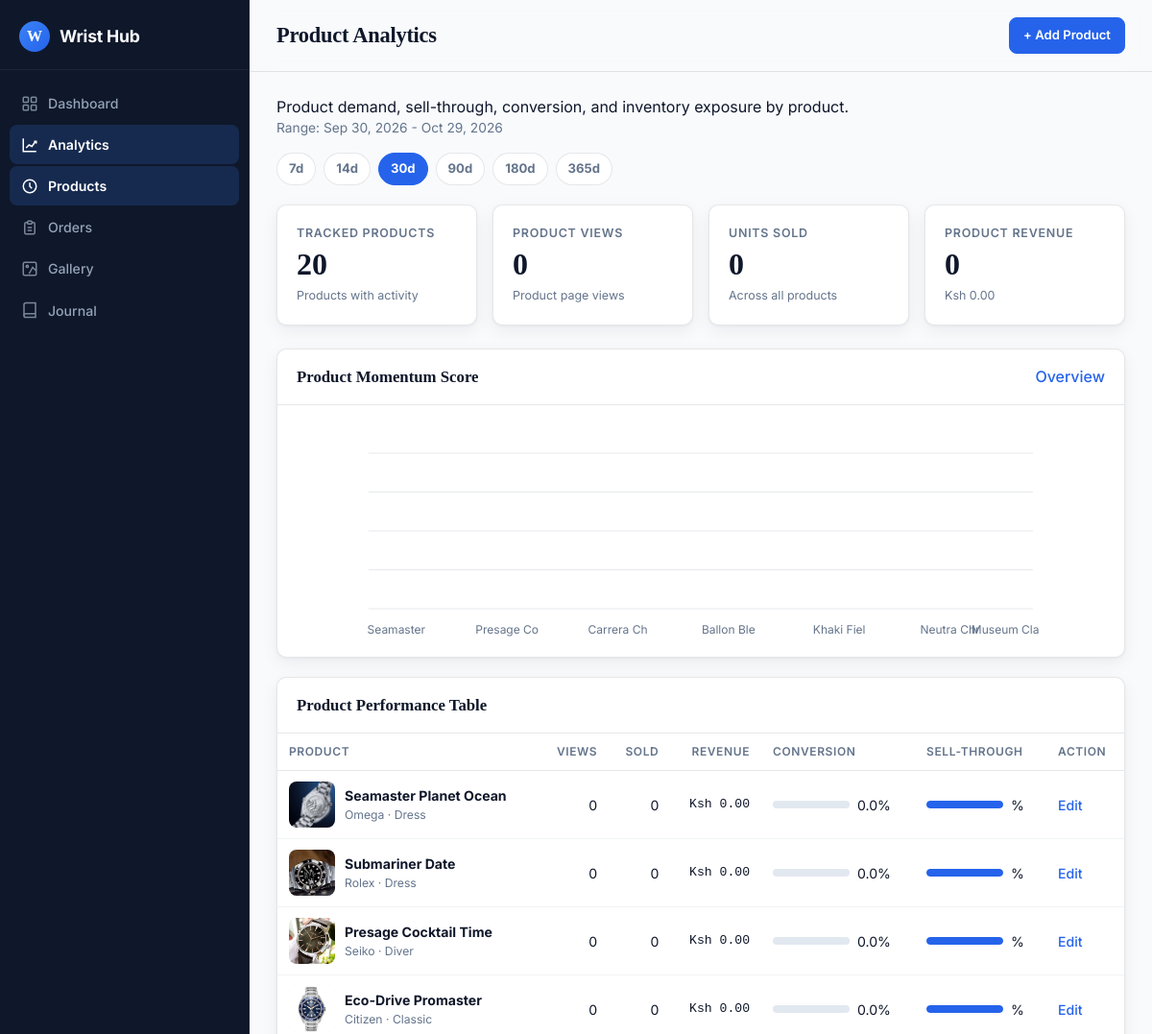
Page /panel/analytics/products/ (upper part) on the earlier database version.
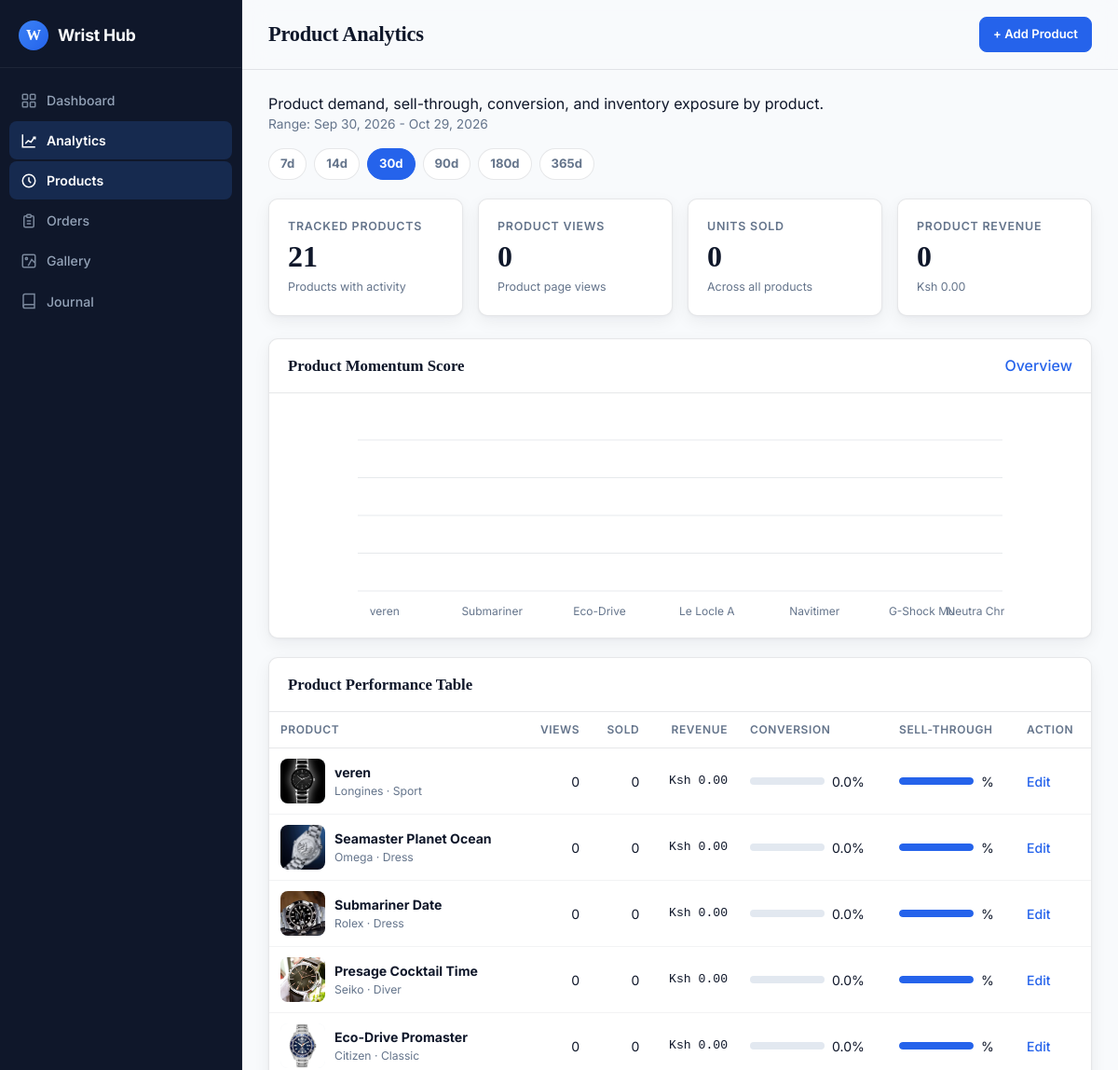
Same page on the later database version.
### wshop/models.py (models this page shows, shortened)
class Watch(models.Model):
    MODEL_CHOICES = [
        ("classic", "Classic"),
        ("sport", "Sport"),
        ("luxury", "Luxury"),
        ("dress", "Dress"),
        ("diver", "Diver"),
        ("chronograph", "Chronograph"),
        ("vandross", "Vandross"),
    ]
    GENDER_CHOICES = [
        ("men", "Men"),
        ("women", "Women"),
        ("unisex", "Unisex"),
    ]
    MOVEMENT_CHOICES = [
        ("automatic", "Automatic"),
        ("quartz", "Quartz"),
        ("mechanical", "Mechanical"),
        ("solar", "Solar"),
        ("smart", "Smart"),
    ]
    STRAP_CHOICES = [
        ("leather", "Leather"),
        ("metal", "Metal"),
        ("rubber", "Rubber"),
        ("fabric", "Fabric"),
        ("ceramic", "Ceramic"),
    ]
    STRAP_COLOR_CHOICES = [
        ("silver", "Silver"),
        ("gold", "Gold"),
        ("rose_gold", "Rose Gold"),
        ("black", "Black"),
        ("brown", "Brown"),
        ("blue", "Blue"),
        ("white", "White"),
    ]
    name = models.CharField(max_length=160)
    slug = models.SlugField(max_length=180, unique=True)
    brand = models.ForeignKey(Brand, on_delete=models.PROTECT, related_name="watches")
    category = models.ForeignKey(
        Category,
        on_delete=models.PROTECT,
        related_name="watches",
    )
    model = models.CharField(max_length=30, choices=MODEL_CHOICES, default="classic")
    gender = models.CharField(max_length=10, choices=GENDER_CHOICES, default="unisex")
    movement = models.CharField(max_length=20, choices=MOVEMENT_CHOICES)
    strap_material = models.CharField(max_length=20, choices=STRAP_CHOICES)
    strap_color = models.CharField(
        max_length=20,
        choices=STRAP_COLOR_CHOICES,
        default="silver",
    )
    case_size_mm = models.PositiveSmallIntegerField()
    water_resistance_m = models.PositiveSmallIntegerField(default=0)
    price = models.DecimalField(
        max_digits=10,
        decimal_places=2,
        validators=[MinValueValidator(0)],
    )
    discount_price = models.DecimalField(
        max_digits=10,
        decimal_places=2,
        validators=[MinValueValidator(0)],
        blank=True,
        null=True,
    )
    sku = models.CharField(max_length=60, unique=True)
    featured = models.BooleanField(default=False)
    is_active = models.BooleanField(default=True)
    created_at = models.DateTimeField(auto_now_add=True)
    updated_at = models.DateTimeField(auto_now=True)
    class Meta:
        ordering = ["-created_at"]

class WatchImage(models.Model):
    watch = models.ForeignKey(Watch, on_delete=models.CASCADE, related_name="images")
    image = models.ImageField(upload_to="watches/")
    color = models.CharField(max_length=50, blank=True, default="", help_text="Colour or finish shown in this image, e.g. Black or Rose Gold.")
    alt_text = models.CharField(max_length=160, blank=True)
    is_main = models.BooleanField(default=False)
    is_primary = models.BooleanField(default=False)
    created_at = models.DateTimeField(auto_now_add=True)
    class Meta:
        ordering = ["-is_primary", "-is_main", "created_at"]

class Brand(models.Model):
    name = models.CharField(max_length=100, unique=True)
    slug = models.SlugField(max_length=120, unique=True)
    is_active = models.BooleanField(default=True)
    created_at = models.DateTimeField(auto_now_add=True)
    class Meta:
        ordering = ["name"]

class Category(models.Model):
    name = models.CharField(max_length=100, unique=True)
    slug = models.SlugField(max_length=120, unique=True)
    image = models.ImageField(upload_to="categories/", blank=True, null=True)
    is_active = models.BooleanField(default=True)
    created_at = models.DateTimeField(auto_now_add=True)
    class Meta:
        verbose_name_plural = "Categories"
        ordering = ["name"]

### wshop/views_admin.py (the view)
# urls.py: path("panel/analytics/products/", views_admin.admin_analytics_products, name="panel-analytics-products"),
def admin_analytics_products(request):
    base = get_analytics_base_context(request)
    watches = Watch.objects.select_related("brand", "category").prefetch_related("images").all()
    rows = get_product_rows(watches, base["start"], base["end"])
    context = {
        **base,
        "dashboard_title": "Product Analytics",
        "analytics_active": True,
        "products_active": True,
        "rows": rows,
        "product_chart": build_bar_chart([
            {"label": row["watch"].name[:18], "value": row["views"] + row["sold"] * 2}
            for row in rows[:12]
        ], "#2563eb"),
    }
    return render(request, "panel/analytics_products.html", context)

### wshop/analytics.py (called while the page is built)
def should_track_request(request):
    if request.path.startswith(("/admin/", "/panel/", "/static/", "/media/")):
        return False
    if request.path in {"/cart/count/"}:
        return False
    if request.method not in {"GET", "POST"}:
        return False
    return True

### wshop/templatetags/admin_extras.py (called while the page is built)
@register.filter
def intcomma(value):
    try:
        value = int(value)
        return f"{value:,}"
    except (TypeError, ValueError):
        return value

### wshop/views_admin.py (called while the page is built)
def get_analytics_range(request):
    try:
        days = int(request.GET.get("days", "30"))
    except (TypeError, ValueError):
        days = 30
    if days not in {7, 14, 30, 90, 180, 365}:
        days = 30
    end = timezone.now().date()
    start = end - timedelta(days=days - 1)
    return start, end, days

def summarize_orders(orders):
    revenue = orders.aggregate(total=Sum("total"))["total"] or Decimal("0")
    units = OrderItem.objects.filter(order__in=orders).aggregate(total=Sum("quantity"))["total"] or 0
    average_order = orders.aggregate(avg=Avg("total"))["avg"] or Decimal("0")
    return revenue, units, average_order

### wshop/templates/panel/analytics_products.html (shortened to what the changed rows need)
{% extends "panel/base.html" %}
{% load admin_extras %}
{% block content %}
<div class="analytics-toolbar">
    <form class="range-form">
        {% for option in range_options %}
            <a class="range-button{% if days == option %} is-active{% endif %}" href="?days={{ option }}">{{ option }}d</a>
        {% endfor %}
    </form>
</div>
<div class="stats-grid">
    <div class="stat-card">
        <span class="stat-label">Tracked Products</span>
        <span class="stat-value">{{ rows|length|intcomma }}</span>
        <span class="stat-change">Products with activity</span>
    </div>
</div>
<div class="card" style="margin-top:16px;">
    <div class="card-body">{{ product_chart|safe }}</div>
</div>
<div class="card" style="margin-top:16px;">
    <div class="table-wrap">
        <table>
            <thead>
                <tr>
                    <th>Product</th>
                    <th class="text-right">Views</th>
                    <th class="text-right">Sold</th>
                    <th class="text-right">Revenue</th>
                    <th>Conversion</th>
                    <th>Sell-through</th>
                    <th>Action</th>
                </tr>
            </thead>
            <tbody>
                {% for row in rows %}
                    <tr>
                        <td>
                            <div style="display:flex;align-items:center;gap:10px;">
                                {% with images=row.watch.images.all %}
                                    {% if images %}
                                        <img class="product-thumb" src="{{ images.0.image.url }}" alt="{{ row.watch.name }}">
                                    {% else %}
                                        <div class="product-thumb" style="display:grid;place-items:center;color:var(--muted);">{{ row.watch.name|slice:":2" }}</div>
                                    {% endif %}
                                {% endwith %}
                                <div>
                                    <strong>{{ row.watch.name }}</strong>
                                    <div class="text-muted" style="font-size:0.76rem;">{{ row.watch.brand.name }} · {{ row.watch.category.name }}</div>
                                </div>
                            </div>
                        </td>
                        <td class="text-right">{{ row.views|intcomma }}</td>
                        <td class="text-right">{{ row.sold|intcomma }}</td>
                        <td class="text-right font-mono">Ksh {{ row.revenue|floatformat:2 }}</td>
                        <td>
                            <div style="display:flex;align-items:center;gap:8px;">
                                <div class="progress" style="width:80px;"><span style="width:{{ row.conversion|floatformat:0 }}%;"></span></div>
                                <span>{{ row.conversion|floatformat:1 }}%</span>
                            </div>
                        </td>
                        <td>
                            <div style="display:flex;align-items:center;gap:8px;">
                                <div class="progress" style="width:80px;"><span style="width:{{ row.sell_through|floatformat:0 }}%;"></span></div>
                                <span>{{ row.sell_through|floatformat:1 }}%</span>
                            </div>
                        </td>
                        <td>
                            <a href="{% url 'panel-product-edit' slug=row.watch.slug %}" class="link">Edit</a>
                        </td>
                    </tr>
                {% empty %}
                    <tr><td colspan="7"><div class="empty-state">No product analytics yet.</div></td></tr>
                {% endfor %}
            </tbody>
        </table>
    </div>
</div>
{% endblock %}

Differences in the rows shown:
added Watch: watch.images.all.0.image (picture), watch.name "veren", watch.brand.name "Longines", watch.category.name "Sport", views "0", sold "0", revenue "0.00", conversion "0.0"
Other differences:
{{ rows|length|intcomma }}: "20" → "21"
{{ product_chart|safe }}: "Seamaster Presage Co Carrera Ch Ballon Ble Khaki Fiel Neutra Chr Museum Cla" → "veren Submariner Eco-Drive Le Locle A Navitimer G-Shock Mu Neutra Chr"
